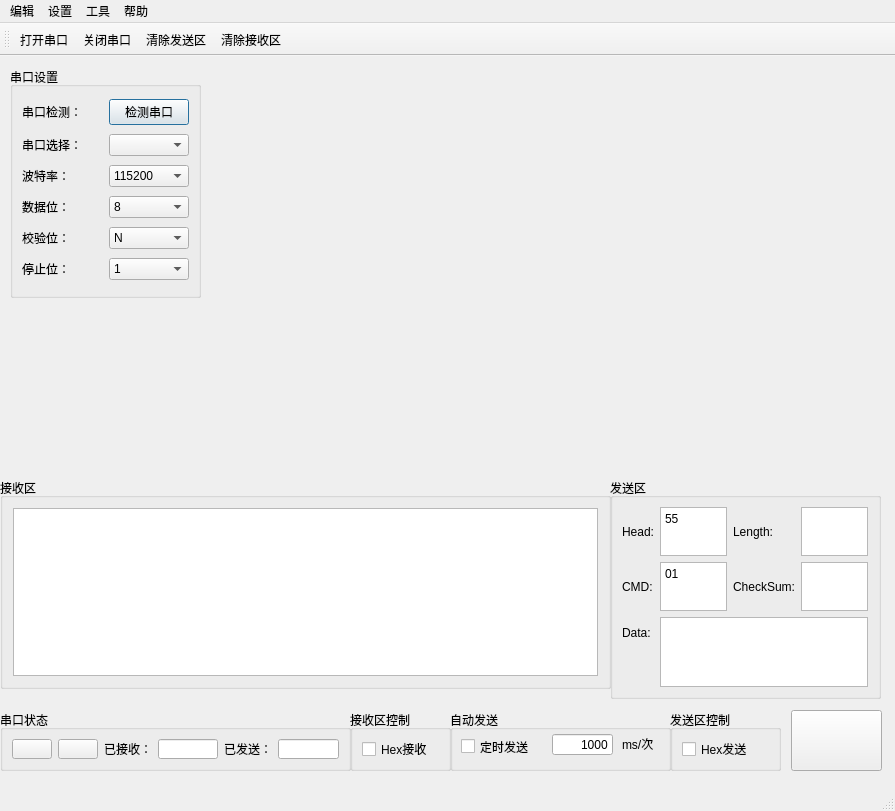
<?xml version="1.0" encoding="UTF-8"?>
<ui version="4.0">
 <class>MainWindow</class>
 <widget class="QMainWindow" name="MainWindow">
  <property name="geometry">
   <rect>
    <x>0</x>
    <y>0</y>
    <width>895</width>
    <height>811</height>
   </rect>
  </property>
  <property name="windowTitle">
   <string>MainWindow</string>
  </property>
  <property name="iconSize">
   <size>
    <width>30</width>
    <height>30</height>
   </size>
  </property>
  <widget class="QWidget" name="Form">
   <widget class="QGroupBox" name="groupBox">
    <property name="geometry">
     <rect>
      <x>450</x>
      <y>654</y>
      <width>221</width>
      <height>61</height>
     </rect>
    </property>
    <property name="title">
     <string>自动发送</string>
    </property>
    <widget class="QCheckBox" name="timer_send_cb">
     <property name="geometry">
      <rect>
       <x>11</x>
       <y>27</y>
       <width>87</width>
       <height>19</height>
      </rect>
     </property>
     <property name="text">
      <string>定时发送</string>
     </property>
    </widget>
    <widget class="QLabel" name="dw">
     <property name="geometry">
      <rect>
       <x>172</x>
       <y>26</y>
       <width>51</width>
       <height>16</height>
      </rect>
     </property>
     <property name="text">
      <string>ms/次</string>
     </property>
    </widget>
    <widget class="QLineEdit" name="lineEdit_3">
     <property name="geometry">
      <rect>
       <x>102</x>
       <y>24</y>
       <width>61</width>
       <height>21</height>
      </rect>
     </property>
     <property name="text">
      <string>1000</string>
     </property>
     <property name="alignment">
      <set>Qt::AlignRight|Qt::AlignTrailing|Qt::AlignVCenter</set>
     </property>
    </widget>
   </widget>
   <widget class="QGroupBox" name="formGroupBox_1">
    <property name="geometry">
     <rect>
      <x>0</x>
      <y>654</y>
      <width>351</width>
      <height>61</height>
     </rect>
    </property>
    <property name="title">
     <string>串口状态</string>
    </property>
    <layout class="QGridLayout" name="gridLayout_3">
     <item row="0" column="4">
      <widget class="QLabel" name="label_2">
       <property name="text">
        <string>已发送：</string>
       </property>
      </widget>
     </item>
     <item row="0" column="3">
      <widget class="QLineEdit" name="lineEdit"/>
     </item>
     <item row="0" column="5">
      <widget class="QLineEdit" name="lineEdit_2"/>
     </item>
     <item row="0" column="2">
      <widget class="QLabel" name="label">
       <property name="text">
        <string>已接收：</string>
       </property>
      </widget>
     </item>
     <item row="0" column="0">
      <widget class="QPushButton" name="open_button">
       <property name="icon">
        <iconset>
         <normaloff>images/对.png</normaloff>images/对.png</iconset>
       </property>
       <property name="iconSize">
        <size>
         <width>30</width>
         <height>20</height>
        </size>
       </property>
      </widget>
     </item>
     <item row="0" column="1">
      <widget class="QPushButton" name="close_button">
       <property name="text">
        <string/>
       </property>
       <property name="icon">
        <iconset>
         <normaloff>images/错误.png</normaloff>images/错误.png</iconset>
       </property>
       <property name="iconSize">
        <size>
         <width>30</width>
         <height>30</height>
        </size>
       </property>
      </widget>
     </item>
    </layout>
   </widget>
   <widget class="QGroupBox" name="groupBox_2">
    <property name="geometry">
     <rect>
      <x>350</x>
      <y>654</y>
      <width>101</width>
      <height>61</height>
     </rect>
    </property>
    <property name="title">
     <string>接收区控制</string>
    </property>
    <layout class="QGridLayout" name="gridLayout_2">
     <item row="0" column="0">
      <widget class="QCheckBox" name="hex_receive">
       <property name="text">
        <string>Hex接收</string>
       </property>
      </widget>
     </item>
    </layout>
   </widget>
   <widget class="QGroupBox" name="verticalGroupBox_2">
    <property name="geometry">
     <rect>
      <x>610</x>
      <y>422</y>
      <width>271</width>
      <height>221</height>
     </rect>
    </property>
    <property name="title">
     <string>发送区</string>
    </property>
    <layout class="QGridLayout" name="gridLayout">
     <item row="1" column="0">
      <widget class="QLabel" name="label_4">
       <property name="text">
        <string>CMD:</string>
       </property>
      </widget>
     </item>
     <item row="0" column="1">
      <widget class="QTextEdit" name="s3__send_Head">
       <property name="html">
        <string>&lt;!DOCTYPE HTML PUBLIC &quot;-//W3C//DTD HTML 4.0//EN&quot; &quot;http://www.w3.org/TR/REC-html40/strict.dtd&quot;&gt;
&lt;html&gt;&lt;head&gt;&lt;meta name=&quot;qrichtext&quot; content=&quot;1&quot; /&gt;&lt;style type=&quot;text/css&quot;&gt;
p, li { white-space: pre-wrap; }
&lt;/style&gt;&lt;/head&gt;&lt;body style=&quot; font-family:'SimSun'; font-size:9pt; font-weight:400; font-style:normal;&quot;&gt;
&lt;p style=&quot; margin-top:0px; margin-bottom:0px; margin-left:0px; margin-right:0px; -qt-block-indent:0; text-indent:0px;&quot;&gt;55&lt;/p&gt;&lt;/body&gt;&lt;/html&gt;</string>
       </property>
      </widget>
     </item>
     <item row="1" column="1">
      <widget class="QTextEdit" name="s3__send_CMD">
       <property name="html">
        <string>&lt;!DOCTYPE HTML PUBLIC &quot;-//W3C//DTD HTML 4.0//EN&quot; &quot;http://www.w3.org/TR/REC-html40/strict.dtd&quot;&gt;
&lt;html&gt;&lt;head&gt;&lt;meta name=&quot;qrichtext&quot; content=&quot;1&quot; /&gt;&lt;style type=&quot;text/css&quot;&gt;
p, li { white-space: pre-wrap; }
&lt;/style&gt;&lt;/head&gt;&lt;body style=&quot; font-family:'SimSun'; font-size:9pt; font-weight:400; font-style:normal;&quot;&gt;
&lt;p style=&quot; margin-top:0px; margin-bottom:0px; margin-left:0px; margin-right:0px; -qt-block-indent:0; text-indent:0px;&quot;&gt;01&lt;/p&gt;&lt;/body&gt;&lt;/html&gt;</string>
       </property>
      </widget>
     </item>
     <item row="0" column="3">
      <widget class="QTextEdit" name="s3__send_Length">
       <property name="html">
        <string>&lt;!DOCTYPE HTML PUBLIC &quot;-//W3C//DTD HTML 4.0//EN&quot; &quot;http://www.w3.org/TR/REC-html40/strict.dtd&quot;&gt;
&lt;html&gt;&lt;head&gt;&lt;meta name=&quot;qrichtext&quot; content=&quot;1&quot; /&gt;&lt;style type=&quot;text/css&quot;&gt;
p, li { white-space: pre-wrap; }
&lt;/style&gt;&lt;/head&gt;&lt;body style=&quot; font-family:'SimSun'; font-size:9pt; font-weight:400; font-style:normal;&quot;&gt;
&lt;p style=&quot;-qt-paragraph-type:empty; margin-top:0px; margin-bottom:0px; margin-left:0px; margin-right:0px; -qt-block-indent:0; text-indent:0px;&quot;&gt;&lt;br /&gt;&lt;/p&gt;&lt;/body&gt;&lt;/html&gt;</string>
       </property>
      </widget>
     </item>
     <item row="0" column="0">
      <widget class="QLabel" name="label_3">
       <property name="text">
        <string>Head:</string>
       </property>
      </widget>
     </item>
     <item row="0" column="2">
      <widget class="QLabel" name="label_5">
       <property name="text">
        <string>Length:</string>
       </property>
      </widget>
     </item>
     <item row="1" column="3">
      <widget class="QTextEdit" name="s3__send_CheckSum">
       <property name="html">
        <string>&lt;!DOCTYPE HTML PUBLIC &quot;-//W3C//DTD HTML 4.0//EN&quot; &quot;http://www.w3.org/TR/REC-html40/strict.dtd&quot;&gt;
&lt;html&gt;&lt;head&gt;&lt;meta name=&quot;qrichtext&quot; content=&quot;1&quot; /&gt;&lt;style type=&quot;text/css&quot;&gt;
p, li { white-space: pre-wrap; }
&lt;/style&gt;&lt;/head&gt;&lt;body style=&quot; font-family:'SimSun'; font-size:9pt; font-weight:400; font-style:normal;&quot;&gt;
&lt;p style=&quot;-qt-paragraph-type:empty; margin-top:0px; margin-bottom:0px; margin-left:0px; margin-right:0px; -qt-block-indent:0; text-indent:0px;&quot;&gt;&lt;br /&gt;&lt;/p&gt;&lt;/body&gt;&lt;/html&gt;</string>
       </property>
      </widget>
     </item>
     <item row="1" column="2">
      <widget class="QLabel" name="label_7">
       <property name="text">
        <string>CheckSum:</string>
       </property>
      </widget>
     </item>
     <item row="2" column="0">
      <widget class="QLabel" name="label_6">
       <property name="text">
        <string>Data:</string>
       </property>
      </widget>
     </item>
     <item row="2" column="1" rowspan="2" colspan="3">
      <widget class="QTextEdit" name="s3__send_Data">
       <property name="html">
        <string>&lt;!DOCTYPE HTML PUBLIC &quot;-//W3C//DTD HTML 4.0//EN&quot; &quot;http://www.w3.org/TR/REC-html40/strict.dtd&quot;&gt;
&lt;html&gt;&lt;head&gt;&lt;meta name=&quot;qrichtext&quot; content=&quot;1&quot; /&gt;&lt;style type=&quot;text/css&quot;&gt;
p, li { white-space: pre-wrap; }
&lt;/style&gt;&lt;/head&gt;&lt;body style=&quot; font-family:'SimSun'; font-size:9pt; font-weight:400; font-style:normal;&quot;&gt;
&lt;p style=&quot;-qt-paragraph-type:empty; margin-top:0px; margin-bottom:0px; margin-left:0px; margin-right:0px; -qt-block-indent:0; text-indent:0px;&quot;&gt;&lt;br /&gt;&lt;/p&gt;&lt;/body&gt;&lt;/html&gt;</string>
       </property>
      </widget>
     </item>
    </layout>
   </widget>
   <widget class="QGroupBox" name="formGroupBox">
    <property name="geometry">
     <rect>
      <x>10</x>
      <y>11</y>
      <width>191</width>
      <height>231</height>
     </rect>
    </property>
    <property name="title">
     <string>串口设置</string>
    </property>
    <layout class="QGridLayout" name="gridLayout_5">
     <item row="0" column="1">
      <widget class="QPushButton" name="s1__box_1">
       <property name="text">
        <string>检测串口</string>
       </property>
       <property name="autoRepeatInterval">
        <number>100</number>
       </property>
       <property name="default">
        <bool>true</bool>
       </property>
      </widget>
     </item>
     <item row="2" column="0">
      <widget class="QLabel" name="s1__lb_3">
       <property name="text">
        <string>波特率：</string>
       </property>
      </widget>
     </item>
     <item row="3" column="0">
      <widget class="QLabel" name="s1__lb_4">
       <property name="text">
        <string>数据位：</string>
       </property>
      </widget>
     </item>
     <item row="3" column="1">
      <widget class="QComboBox" name="s1__box_4">
       <item>
        <property name="text">
         <string>8</string>
        </property>
       </item>
       <item>
        <property name="text">
         <string>7</string>
        </property>
       </item>
       <item>
        <property name="text">
         <string>6</string>
        </property>
       </item>
       <item>
        <property name="text">
         <string>5</string>
        </property>
       </item>
      </widget>
     </item>
     <item row="4" column="0">
      <widget class="QLabel" name="s1__lb_5">
       <property name="text">
        <string>校验位：</string>
       </property>
      </widget>
     </item>
     <item row="4" column="1">
      <widget class="QComboBox" name="s1__box_5">
       <item>
        <property name="text">
         <string>N</string>
        </property>
       </item>
      </widget>
     </item>
     <item row="5" column="0">
      <widget class="QLabel" name="s1__lb_6">
       <property name="text">
        <string>停止位：</string>
       </property>
      </widget>
     </item>
     <item row="0" column="0">
      <widget class="QLabel" name="s1__lb_1">
       <property name="text">
        <string>串口检测：</string>
       </property>
      </widget>
     </item>
     <item row="5" column="1">
      <widget class="QComboBox" name="s1__box_6">
       <item>
        <property name="text">
         <string>1</string>
        </property>
       </item>
      </widget>
     </item>
     <item row="1" column="1">
      <widget class="QComboBox" name="s1__box_2"/>
     </item>
     <item row="2" column="1">
      <widget class="QComboBox" name="s1__box_3">
       <item>
        <property name="text">
         <string>115200</string>
        </property>
       </item>
       <item>
        <property name="text">
         <string>2400</string>
        </property>
       </item>
       <item>
        <property name="text">
         <string>4800</string>
        </property>
       </item>
       <item>
        <property name="text">
         <string>9600</string>
        </property>
       </item>
       <item>
        <property name="text">
         <string>14400</string>
        </property>
       </item>
       <item>
        <property name="text">
         <string>19200</string>
        </property>
       </item>
       <item>
        <property name="text">
         <string>38400</string>
        </property>
       </item>
       <item>
        <property name="text">
         <string>57600</string>
        </property>
       </item>
       <item>
        <property name="text">
         <string>76800</string>
        </property>
       </item>
       <item>
        <property name="text">
         <string>12800</string>
        </property>
       </item>
       <item>
        <property name="text">
         <string>230400</string>
        </property>
       </item>
       <item>
        <property name="text">
         <string>460800</string>
        </property>
       </item>
      </widget>
     </item>
     <item row="1" column="0">
      <widget class="QLabel" name="s1__lb_2">
       <property name="text">
        <string>串口选择：</string>
       </property>
      </widget>
     </item>
    </layout>
   </widget>
   <widget class="QGroupBox" name="groupBox_3">
    <property name="geometry">
     <rect>
      <x>670</x>
      <y>654</y>
      <width>111</width>
      <height>61</height>
     </rect>
    </property>
    <property name="title">
     <string>发送区控制</string>
    </property>
    <layout class="QGridLayout" name="gridLayout_4">
     <item row="0" column="1">
      <widget class="QCheckBox" name="hex_send">
       <property name="text">
        <string>Hex发送</string>
       </property>
      </widget>
     </item>
    </layout>
   </widget>
   <widget class="QGroupBox" name="verticalGroupBox">
    <property name="geometry">
     <rect>
      <x>0</x>
      <y>422</y>
      <width>611</width>
      <height>211</height>
     </rect>
    </property>
    <property name="title">
     <string>接收区</string>
    </property>
    <layout class="QVBoxLayout" name="verticalLayout">
     <property name="leftMargin">
      <number>10</number>
     </property>
     <property name="topMargin">
      <number>10</number>
     </property>
     <property name="rightMargin">
      <number>10</number>
     </property>
     <property name="bottomMargin">
      <number>10</number>
     </property>
     <item>
      <widget class="QTextBrowser" name="s2__receive_text">
       <property name="html">
        <string>&lt;!DOCTYPE HTML PUBLIC &quot;-//W3C//DTD HTML 4.0//EN&quot; &quot;http://www.w3.org/TR/REC-html40/strict.dtd&quot;&gt;
&lt;html&gt;&lt;head&gt;&lt;meta name=&quot;qrichtext&quot; content=&quot;1&quot; /&gt;&lt;style type=&quot;text/css&quot;&gt;
p, li { white-space: pre-wrap; }
&lt;/style&gt;&lt;/head&gt;&lt;body style=&quot; font-family:'SimSun'; font-size:9pt; font-weight:400; font-style:normal;&quot;&gt;
&lt;p style=&quot;-qt-paragraph-type:empty; margin-top:0px; margin-bottom:0px; margin-left:0px; margin-right:0px; -qt-block-indent:0; text-indent:0px;&quot;&gt;&lt;br /&gt;&lt;/p&gt;&lt;/body&gt;&lt;/html&gt;</string>
       </property>
      </widget>
     </item>
    </layout>
   </widget>
   <widget class="QPushButton" name="s3__send_button">
    <property name="geometry">
     <rect>
      <x>791</x>
      <y>654</y>
      <width>91</width>
      <height>61</height>
     </rect>
    </property>
    <property name="text">
     <string/>
    </property>
    <property name="icon">
     <iconset>
      <normaloff>images/send.png</normaloff>images/send.png</iconset>
    </property>
    <property name="iconSize">
     <size>
      <width>40</width>
      <height>40</height>
     </size>
    </property>
   </widget>
   <widget class="QLabel" name="state_label">
    <property name="geometry">
     <rect>
      <x>460</x>
      <y>710</y>
      <width>431</width>
      <height>31</height>
     </rect>
    </property>
    <property name="text">
     <string/>
    </property>
    <property name="textFormat">
     <enum>Qt::AutoText</enum>
    </property>
    <property name="scaledContents">
     <bool>true</bool>
    </property>
    <property name="alignment">
     <set>Qt::AlignRight|Qt::AlignTrailing|Qt::AlignVCenter</set>
    </property>
   </widget>
  </widget>
  <widget class="QMenuBar" name="menubar">
   <property name="geometry">
    <rect>
     <x>0</x>
     <y>0</y>
     <width>895</width>
     <height>26</height>
    </rect>
   </property>
   <widget class="QMenu" name="menu">
    <property name="title">
     <string>编辑</string>
    </property>
   </widget>
   <widget class="QMenu" name="menu_3">
    <property name="title">
     <string>工具</string>
    </property>
   </widget>
   <widget class="QMenu" name="menu_4">
    <property name="title">
     <string>帮助</string>
    </property>
   </widget>
   <widget class="QMenu" name="menu_5">
    <property name="title">
     <string>设置</string>
    </property>
   </widget>
   <addaction name="menu"/>
   <addaction name="menu_5"/>
   <addaction name="menu_3"/>
   <addaction name="menu_4"/>
  </widget>
  <widget class="QStatusBar" name="statusbar"/>
  <widget class="QToolBar" name="toolBar">
   <property name="windowTitle">
    <string>toolBar</string>
   </property>
   <attribute name="toolBarArea">
    <enum>TopToolBarArea</enum>
   </attribute>
   <attribute name="toolBarBreak">
    <bool>false</bool>
   </attribute>
   <addaction name="action_start"/>
   <addaction name="action_close"/>
   <addaction name="action_clear_send"/>
   <addaction name="action_clear_receive"/>
  </widget>
  <action name="action_start">
   <property name="icon">
    <iconset>
     <normaloff>images/start.png</normaloff>images/start.png</iconset>
   </property>
   <property name="text">
    <string>打开串口</string>
   </property>
  </action>
  <action name="action_close">
   <property name="icon">
    <iconset>
     <normaloff>images/stop.png</normaloff>images/stop.png</iconset>
   </property>
   <property name="text">
    <string>关闭串口</string>
   </property>
  </action>
  <action name="action_clear_send">
   <property name="icon">
    <iconset>
     <normaloff>images/clear.png</normaloff>images/clear.png</iconset>
   </property>
   <property name="text">
    <string>清除发送区</string>
   </property>
  </action>
  <action name="action_clear_receive">
   <property name="icon">
    <iconset>
     <normaloff>images/clean_receive.png</normaloff>images/clean_receive.png</iconset>
   </property>
   <property name="text">
    <string>清除接收区</string>
   </property>
  </action>
 </widget>
 <resources/>
 <connections/>
</ui>
